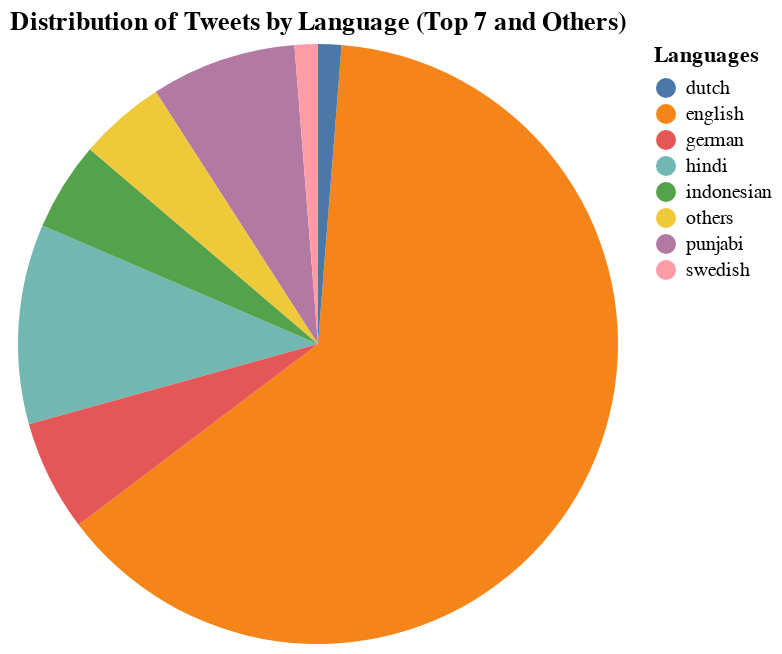

The cell this chart's notebook holds for it:
### Code cell
df['language'] = df['language'].map(lang_map).fillna(df['language'])
# Get the count of tweets per language
language_counts = df['language'].value_counts().reset_index()
language_counts.columns = ['language', 'count']

# Get the top 7 languages
top_7_languages = language_counts.nlargest(7, 'count')
others_count = language_counts['count'].sum() - top_7_languages['count'].sum()
others_df = pd.DataFrame([{'language': 'others', 'count': others_count}])
top_7_languages = pd.concat([top_7_languages, others_df], ignore_index=True)


pie_chart = alt.Chart(top_7_languages).mark_arc().encode(
    theta=alt.Theta(field="count", type="quantitative"),
    color=alt.Color(field="language", type="nominal", legend=alt.Legend(title="Languages")),
    tooltip=[alt.Tooltip('language', title='Language'), alt.Tooltip('count', title='Number of Tweets')]
).properties(
    title='Distribution of Tweets by Language (Top 7 and Others)'
)

pie_chart

### Figure 1 — Vega specification as saved in the notebook (floating-point values rounded to 4 significant figures)
{"$schema": "https://vega.github.io/schema/vega/v5.json", "data": [{"name": "source_0", "values": [{"count": 74491, "count_end": 75960.0, "count_start": 1472.0, "language": "english"}, {"count": 12655, "count_end": 95640.0, "count_start": 82990.0, "language": "hindi"}, {"count": 9202, "count_end": 115900.0, "count_start": 106700.0, "language": "punjabi"}, {"count": 7027, "count_end": 82990.0, "count_start": 75960.0, "language": "german"}, {"count": 5620, "count_end": 101300.0, "count_start": 95640.0, "language": "indonesian"}, {"count": 1474, "count_end": 117400.0, "count_start": 115900.0, "language": "swedish"}, {"count": 1472, "count_end": 1472.0, "count_start": 0.0, "language": "dutch"}, {"count": 5464, "count_end": 106700.0, "count_start": 101300.0, "language": "others"}]}, {"name": "source_0_color_domain_language", "values": [{"language": "english"}, {"language": "hindi"}, {"language": "punjabi"}, {"language": "german"}, {"language": "indonesian"}, {"language": "swedish"}, {"language": "dutch"}, {"language": "others"}]}], "marks": [{"type": "arc", "name": "marks", "from": {"data": "source_0"}, "encode": {"update": {"outerRadius": {"signal": "min(width,height)/2"}, "fill": {"field": "language", "scale": "color"}, "innerRadius": {"value": 0}, "tooltip": {"signal": "{\"Language\": isValid(datum[\"language\"]) ? datum[\"language\"] : \"\"+datum[\"language\"], \"Number of Tweets\": format(datum[\"count\"], \"\")}"}, "endAngle": {"field": "count_start", "scale": "theta"}, "x": {"signal": "width", "mult": 0.5}, "startAngle": {"field": "count_end", "scale": "theta"}, "y": {"signal": "height", "mult": 0.5}}}, "style": ["arc"]}], "scales": [{"name": "theta", "type": "linear", "domain": {"data": "source_0", "fields": ["count_start", "count_end"]}, "range": [0, 6.283], "zero": true}, {"name": "color", "type": "ordinal", "domain": {"data": "source_0_color_domain_language", "field": "language", "sort": true}, "range": "category"}], "title": {"text": "Distribution of Tweets by Language (Top 7 and Others)", "frame": "group"}, "background": "white", "padding": 5, "style": "view", "legends": [{"title": "Languages", "fill": "color", "symbolType": "circle"}], "width": 300, "height": 300}
